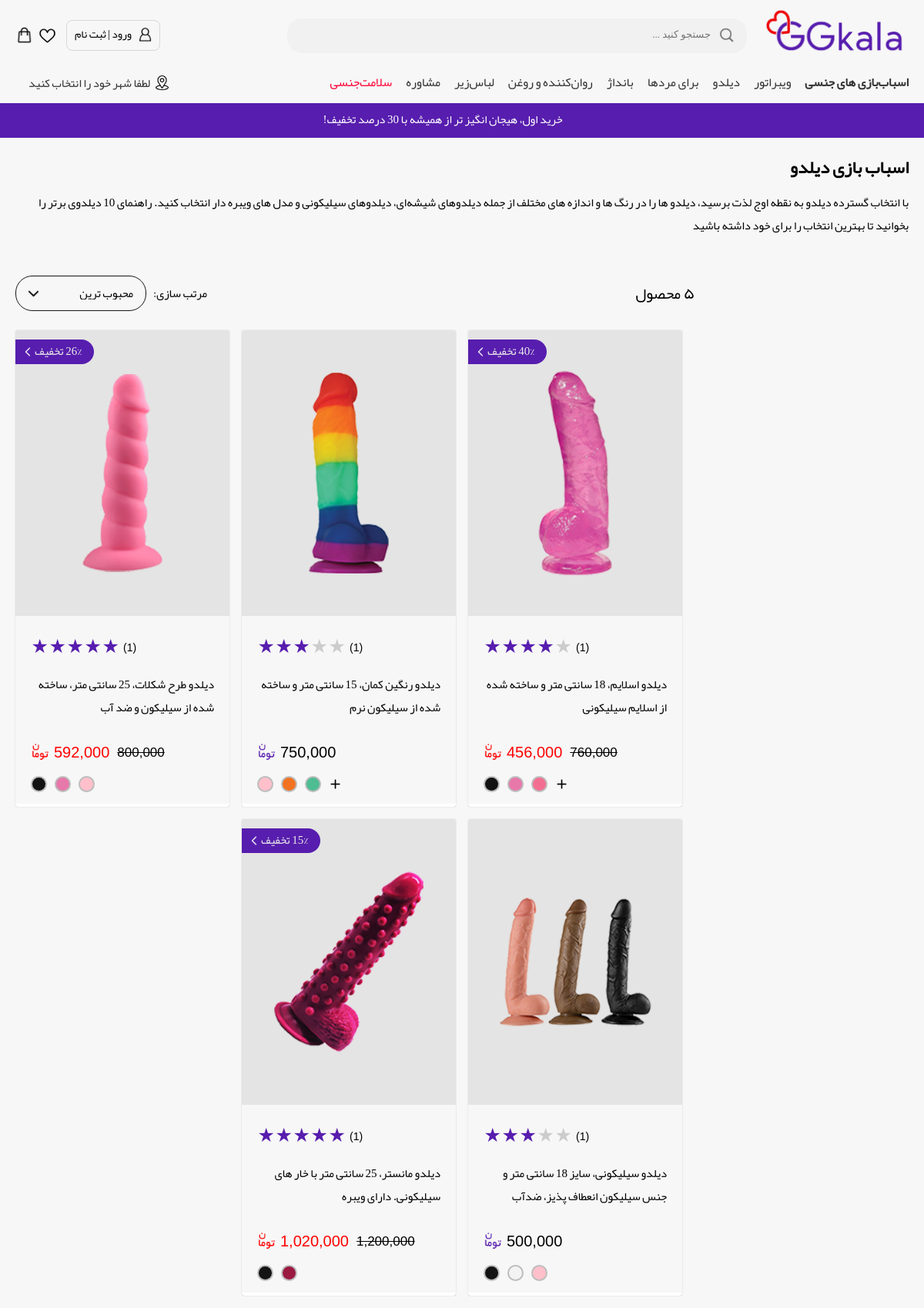
The page /category/dildo/ on the database its author committed.
### Category/models.py (models this page shows, shortened)
class Category(models.Model):
    parent = models.ForeignKey('self', default=None, blank=True, null=True, on_delete=models.SET_NULL, related_name='parents_related')
    category_name = models.CharField(max_length=100)
    page_title = models.CharField(max_length=30, default="جی جی کالا")
    slug = models.SlugField(unique=True)
    status = models.BooleanField(default=True)
    caption = models.TextField(default="")
    photo = models.ImageField(upload_to="Sex-Toys-photo", blank=True)
    position = models.IntegerField(unique=True)
    class Meta:
        ordering = ['parent__id', 'position']
    objects = CategoryManager()

### Products/models.py (models this page shows, shortened)
class SexToys(models.Model):
    INVENTORY = (("available", "موجود"),
                 ("unavailable", "ناموجود"))
    PUBLISHD = (("published", "منتشر شده"),
                ("unpublished", "پیش نویس"),
                ("pending", "درحال بررسی"),
                ("returned", "برگشت داده شده"),)
    publisher = models.ForeignKey(User, null=True, on_delete=models.SET_NULL, related_name="publisher_Products", verbose_name="اضافه کننده")
    title = models.TextField(max_length=65, verbose_name="عنوان")
    photo = models.ImageField(upload_to="products_imagecs", verbose_name="تصویر")
    price = models.IntegerField(verbose_name="قیمت")
    off = models.IntegerField(default=0, blank=True, verbose_name='درصد تخفیف')
    color = models.ManyToManyField(Color, verbose_name="رنگ")
    category = models.ManyToManyField(Category, related_name="sexy_toys_related_name", verbose_name="کتگوری")
    brand = models.CharField(max_length=30, blank=True, verbose_name="برند")
    size = models.CharField(max_length=30, verbose_name="سایز")
    about = models.TextField(verbose_name="توضیحات")
    slug = models.SlugField(unique=True, verbose_name="اسلاگ")
    inventory = models.CharField(max_length=15, choices=INVENTORY, default="Available", verbose_name="موجود")
    publish = models.CharField(max_length=15, choices=PUBLISHD, default="unpublished", verbose_name="وضعیت انتشار")
    created = models.DateTimeField(auto_now_add=True)
    update = models.DateTimeField(auto_now=True)
    hits = models.ManyToManyField(ViewCounter, blank=True, related_name='hits_related')
    review = models.ManyToManyField(ReviewModel, blank=True, related_name='review_related')
    real = models.IntegerField(blank=True, default=0)
    object = MyManager()
    reason_for_return = models.TextField(verbose_name="دلیل قبول نشدن محصول", blank=True, help_text='اگر قرار است محصول را رد کنید، چند خطی در مورد دلیل آن بنویسید')
    @property
    def discounted_price(self):
        res = self.price - (self.price * (self.off / 100))
        return int(res)
    class Meta:
        ordering = ("-created",)

class Color(models.Model):
    STATUS = (("published", "PUBLISHED"), ("unpublished", "UNPUBLISHED"))
    color_name = models.CharField(max_length=50)
    color_rgb = models.CharField(max_length=10)
    slug = models.SlugField(unique=True)
    status = models.CharField(max_length=20, choices=STATUS, default="published")
    position = models.IntegerField(unique=True)
    class Meta:
        ordering = ['position']

### Category/views.py (the view)
# urls.py: path('<slug:slugname>/', views.CategoryList.as_view(), name='sex_toys_slug'),
class CategoryList(ListView):
    paginate_by = 28
    template_name = 'Category/sex_toys_slug.html'
    def get_queryset(self):
        global category
        global sorted_by
        global averege_rate
        sorted_by = self.request.GET.get('sorted-by')
        slug = self.kwargs.get('slugname')
        category = get_object_or_404(models.Category.objects.return_truestatus(), slug=slug)
        f = category.sexy_toys_related_name.return_published_product()
        if sorted_by == "score":
            return f.annotate(res_off=Avg('review__rate')).order_by('-res_off')
        elif sorted_by == "newst":
            return f
        elif sorted_by == "price-down":
            return f.order_by('real')
        elif sorted_by == "price-up":
            return f.order_by('-real')
        else:
            return f.annotate(res_off=Count('hits')).order_by('-res_off')
    def get_context_data(self, **kwargs):
        context = super().get_context_data(**kwargs)
        context['cat'] = category
        context['val'] = sorted_by
        return context

### Category/templates/Category/sex_toys_slug.html (shortened to what this page needs)
{% extends  'GGkala/base.html' %}
{% load static %}
{% load humanize %}
{% load ratings %}
{% load main_tags %}
{% block css %}
    {% static 'Category/css/sex_toys.css' %}
{% endblock %}
{% block add_css %}
    <link rel="stylesheet" href="{% static 'Category/css/sex-toys-responsive.css' %}">
{% endblock %}
{% block body %}
    <div class="product-page-all">
        <div class="caption-margin">
            <div class="caption-name"> اسباب بازی {{ cat.category_name }}</div>
            <div class="caption">{{ cat.caption }}</div>
        </div>
        <div class="margin-product">
            <div class="product-holder-all">
                <div class="filter-list">
                </div>
                <div class="product-season-holder">
                    <div class="count-and-else">
                        <div class="count-text-pr"> {% fa_number cat.sexy_toys_related_name.count %}  محصول</div>
                        <div style="position:relative;">
                            <form action="" method="get">
                                <label for="2" class="yekan-font">مرتب سازی:</label>
                                <select onchange="this.form.submit()" class="sorted-by-select-tag" name="sorted-by" id="2">
                                    <option {% if val == "popular" %} selected="selected" {% endif %} value="popular">محبوب ترین</option>
                                </select>
                            </form>
                        </div>
                    </div>
                    <div class="item-holder">
                        {% for i in object_list %}
                            <div class="proudoct-holder">
                                <a href="{% url 'Products:detail' i.slug %}" class="a-product">
                                    <div class="proudoct_img">
                                        {% if i.off and i.off != null  %}
                                            <div class="off-show">
                                                <div class="off-text"> {{ i.off }}% تخفیف <img class="img-off-back" src="{% static 'Category/images/back.png' %}" alt=""></div>
                                            </div>
                                        {% endif %}
                                        <img class="product_img_main" src="{{ i.photo.url }}" alt="">
                                    </div>
                                    <div class="product-specifications">
                                        <div class="star-holder">
                                            {% average_rate i.review.all %}
                                            <div class="star-count">({{ i.review.count }})</div>
                                        </div>
                                        <div class="title-div">
                                            <div class="title">{{ i.title }}</div>
                                        </div>
                                        <div class="price-holder">
                                            {% if i.off %}
                                                <div class="off-holder">
                                                    <div class="toman-off-disabled">
                                                        <div class="price-text" style="font-size: 17px;margin-left: 10px; text-decoration: line-through;">
                                                            {{ i.price|intcomma:False }}
                                                        </div>
                                                    </div>
                                                    <div class="toman-off">
                                                        <div class="price-text" style="color: #ff0000;">
                                                            {{ i.discounted_price|intcomma:False }}
                                                        </div>
                                                        <img class="price-photo-toman" src="{% static 'Category/images/toman-red.png' %}" alt="">
                                                    </div>
                                                </div>
                                            {% else %}
                                                <img class="price-photo-toman" src="{% static 'Category/images/toman.png' %}" alt="">
                                                <div class="price-text">
                                                    {{ i.price|intcomma:False }}
                                                </div>
                                            {% endif %}
                                        </div>
                                        <div class="colors">
                                            {% for color in i.color.all %}
                                                {% if forloop.counter <= 3 %}
                                                    <div class="just-for-hover">
                                                        <div class="p-d-l">
                                                            <div class="color" style="background-color: {{ color.color_rgb }};"></div>
                                                        </div>
                                                    </div>
                                                {% elif forloop.counter == 4 %}
                                                    <img src="{% static 'Category/images/add.png' %}" class="color" style="border: none;" alt="">
                                                {% endif %}
                                            {% endfor %}
                                        </div>
                                    </div>
                                </a>
                            </div>
                        {% endfor %}
                    </div>
                </div>
            </div>
        </div>
    </div>
{% endblock %}

### templates/GGkala/base.html (shortened to what this page needs)
{% load static %}
<!DOCTYPE html>
<html lang="fa-IR">
<head>
    <link rel="stylesheet" href="{% block css %} {% endblock %}">
    {% block add_css %}{% endblock %}
    <link rel="stylesheet" href="{% static 'GGkala/css/header.css' %}">
    <link rel="stylesheet" href="{% static 'GGkala/css/header-responsive.css' %}">
    <link rel="stylesheet" href="{% static 'GGkala/css/message.css' %}">
    <link rel="stylesheet" href="{% static 'review/css/review-style.css' %}">
</head>
<body>
{% include 'GGkala/header.html' %}
{% block body %}{% endblock %}
</body>
</html>

### templates/GGkala/header.html (shortened to what this page needs)
{% load static %}
<div class="navbar_all">
    <div class="search-logo-icon-holder">
        <div class="icons">
            <div class="user-holder">
                <img class="user" src="{% static 'GGkala/images/profile.png' %}" alt="">
                {% if user.is_anonymous %}
                    <a href="{% url 'login' %}" class="text-user"><span> ورود | ثبت نام</span></a>
                {% else %}
                    <a href="{% url 'logout' %}" class="text-user"><span> {{ user.get_full_name|truncatechars:15 }} </span></a>
                {% endif %}
            </div>
            <a href="#" class="icon m-l-10 p-t">
                <img style="height: 23px;margin-top: 1px;" src="{% static 'GGkala/images/heart.png' %}" alt="">
            </a>
            <a href="#" class="icon m-l-10 p-t">
                <img style="height: 23px;" src="{% static 'GGkala/images/shopping-bag.png' %}" alt="">
            </a>
        </div>
        <div style="display: flex;align-items: center;">
            <div class="logo-flex">
                <a href="{% url 'Home:home' %}" style="text-decoration: none;">
                    <div class="gg-kala-logo">
                        <img class="logo_images" src="{% static 'GGkala/images/logo.png' %}" alt="">
                    </div>
                </a>
            </div>
            <div class="searc-holder">
                <div class="search-button">
                    <input alt="Submit" type="image" aria-label="#" class="search-img-input"
                           src="{% static 'GGkala/images/search_white.png' %}">
                </div>
                <input aria-label="hello" placeholder="جستجو کنید ..." class="search">
            </div>
        </div>
    </div>
    <div class="meno-holder">
        <ul>
            <li class="meno-li">
                <a href="{% url "Category:sex_toys" %}" class="meno_style" style="font-weight: bold;">اسباب‌بازی های جنسی</a>
            </li>
            <li class="meno-li">
                <a href="{% url "Category:sex_toys_slug" "vibrator" %}" class="meno_style">ویبراتور</a>
            </li>
            <li class="meno-li">
                <a href="{% url "Category:sex_toys_slug" "dildo" %}" class="meno_style">دیلدو</a>
            </li>
            <li class="meno-li">
                <a href="#" class="meno_style">برای مردها</a>
            </li>
            <li class="meno-li">
                <a href="#" class="meno_style">بانداژ</a>
            </li>
            <li class="meno-li">
                <a href="#" class="meno_style">روان‌کننده و روغن</a>
            </li>
            <li class="meno-li">
                <a href="#" class="meno_style">لباس‌زیر</a>
            </li>
            <li class="meno-li">
                <a href="#" class="meno_style">مشاوره</a>
            </li>
            <li class="meno-li">
                <a href="#" class="meno_style" style="color: #ff0033;">سلامت‌جنسی</a>
            </li>
        </ul>
        <a href="#" class="selecte-location-holder">
            <img src="{% static 'GGkala/images/location.png' %}" class="selecte-location-img" alt="">
            <div class="selecte-location-text">لطفا شهر خود را انتخاب کنید</div>
        </a>
    </div>
</div>
<div class="news">
    <div id="slider">
        <ul>
            <li>
                <div class="slider-container">
                    <p>خرید اول، هیجان انگیز تر از همیشه با 30 درصد تخفیف!</p>
                </div>
            </li>
            <li>
            </li>
        </ul>
    </div>
</div>

### Products/templates/Products/temtag/ratings-templatetags-ltr.html
<div class="me-rate me-rate-ltr">
    <label {% if object == 1 %} class="me-rate-active" {% endif %} title="text">1 star</label>
    <label {% if object == 2 %} class="me-rate-active" {% endif %} title="text">2 stars</label>
    <label {% if object == 3 %} class="me-rate-active" {% endif %} title="text">3 stars</label>
    <label {% if object == 4 %} class="me-rate-active" {% endif %} title="text">4 stars</label>
    <label {% if object == 5 %} class="me-rate-active" {% endif %} title="text">5 stars</label>
</div>

### rows shown on the page
Category: category_name "دیلدو", caption "با انتخاب گسترده دیلدو به نقطه اوج لذت برسید، دیلدو ها را در رنگ ها و اندازه های مختلف از جمله دیلدوهای شیشه‌ای، دیلدوهای سیلیکونی و مدل های ویبره دار انتخاب کنید. راهنمای 10 دیلدوی برتر را بخوانید تا بهترین انتخاب را برای خود داشته باشید"
SexToys: off "40", photo (picture), review.count "1", title "دیلدو اسلایم، 18 سانتی متر و ساخته شده از اسلایم سیلیکونی", price "760,000", discounted_price "456,000"
SexToys: photo (picture), review.count "1", title "دیلدو رنگین کمان، 15 سانتی متر و ساخته شده از سیلیکون نرم", off 0 (drawn), price "750,000"
SexToys: off "26", photo (picture), review.count "1", title "دیلدو طرح شکلات، 25 سانتی متر، ساخته شده از سیلیکون و ضد آب", price "800,000", discounted_price "592,000"
SexToys: photo (picture), review.count "1", title "دیلدو سیلیکونی، سایز 18 سانتی متر و جنس سیلیکون انعطاف پذیز، ضدآب", off 0 (drawn), price "500,000"
SexToys: off "15", photo (picture), review.count "1", title "دیلدو مانستر، 25 سانتی متر با خار های سیلیکونی. دارای ویبره", price "1,200,000", discounted_price "1,020,000"
